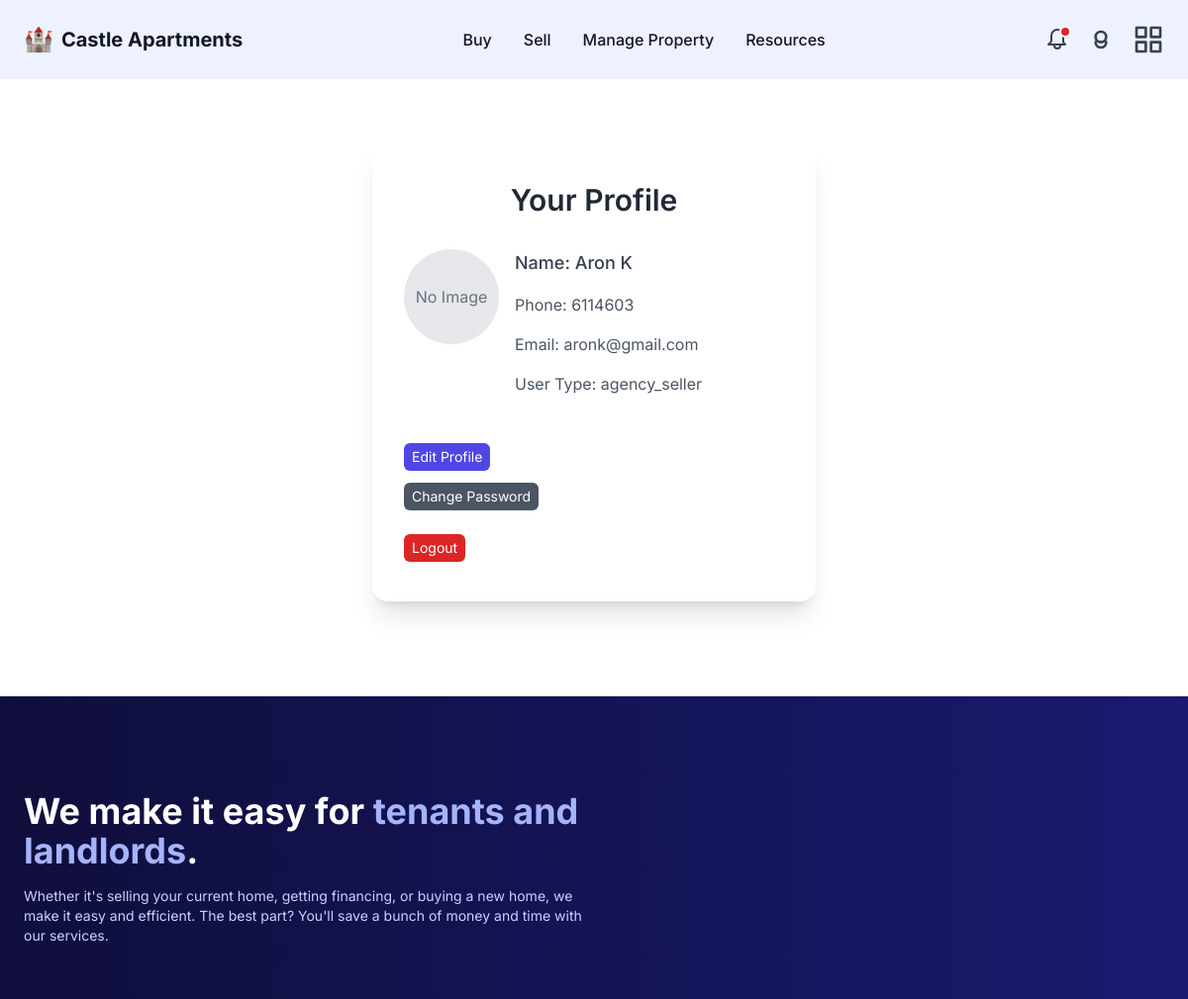
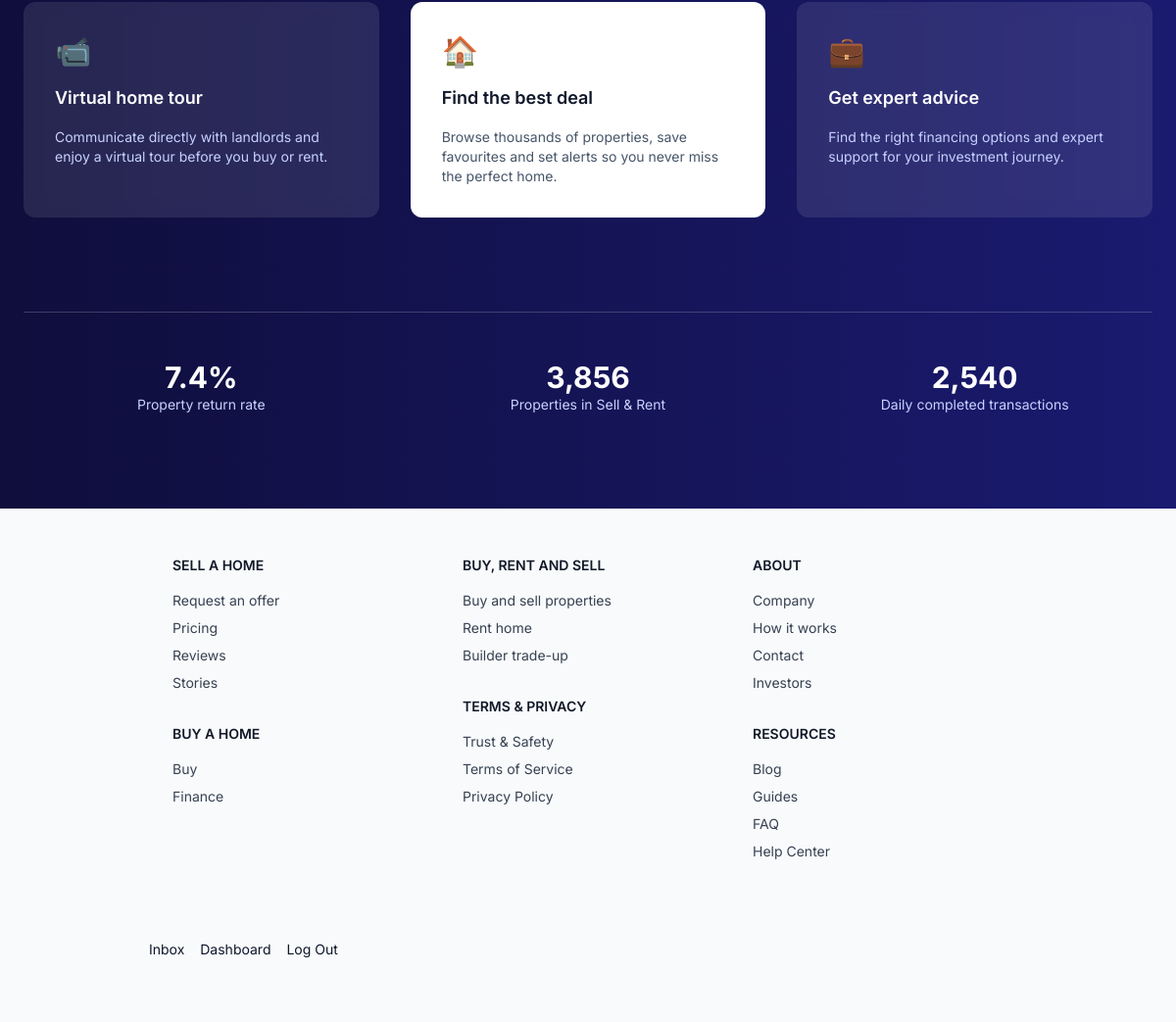
/users/profile/ (signed in), run on the app's committed database (2 pictures, top to bottom).
### users/models.py (models this page shows, shortened)
class User(AbstractUser):
    BUYER = 'buyer'
    INDIVIDUAL_SELLER = 'individual_seller'
    AGENCY_SELLER = 'agency_seller'
    USER_TYPE_CHOICES = [
        (BUYER, 'Buyer'),
        (INDIVIDUAL_SELLER, 'Individual Seller'),
        (AGENCY_SELLER, 'Agency Seller'),
    ]
    phone = models.CharField(max_length=20, blank=True)
    email = models.EmailField('email address', unique=True)
    name = models.CharField('full name', max_length=255, blank=True)
    profile_image = models.ImageField(
        upload_to=user_profile_image_path,
        blank=True,
        null=True,
        help_text='Upload a profile picture.'
    )
    user_type = models.CharField(
        max_length=20,
        choices=USER_TYPE_CHOICES,
        default=BUYER,
        help_text='Designates the type of user.'
    )
    USERNAME_FIELD = 'username'
    REQUIRED_FIELDS = ['email', 'user_type', 'name']

### users/views.py (the view)
# urls.py: path('profile/',           ProfileDetailView.as_view(),           name='profile'),
class ProfileDetailView(LoginRequiredMixin, TemplateView):
    template_name = 'users/profile.html'

### users/templates/users/profile.html (shortened to what this page needs)
{% extends "base.html" %}
{% block content %}
<div class="max-w-md mx-auto mt-16">
  <div class="bg-white shadow-xl rounded-2xl px-8 py-10">
    <h1 class="text-3xl font-semibold text-gray-800 text-center mb-8">Your Profile</h1>
    <div class="flex mb-6">
      {% if user.profile_image %}
        <img src="{{ user.profile_image.url }}" alt="" class="w-24 h-24 rounded-full object-cover mr-4">
      {% else %}
        <div class="w-24 h-24 bg-gray-200 rounded-full mr-4 flex items-center justify-center text-gray-500">
          No Image
        </div>
      {% endif %}
      <div class="flex flex-col gap-4">
        <p class="text-lg font-medium text-gray-700">Name: {{ user.name }}</p>
        <p class="text-md text-gray-600">Phone: {{ user.phone }}</p>
        <p class="text-md text-gray-600">Email: {{ user.email }}</p>
        <p class="text-md text-gray-600">User Type: {{ request.user.user_type }}</p>
      </div>
    </div>
    <div class="flex flex-col gap-3 mt-12 items-start">
        <a href="{% url 'users:profile_edit' %}"
           class="inline-block text-center px-2 py-1 text-sm bg-indigo-600 hover:bg-indigo-700 text-white rounded-md">
            Edit Profile
        </a>
        <a href="{% url 'users:password_change' %}"
           class="inline-block text-center px-2 py-1 text-sm bg-gray-600 hover:bg-gray-700 text-white rounded-md">
            Change Password
        </a>
    </div>
    <div class="flex flex-col gap-3 mt-6 items-start">
        <form method="post" action="{% url 'users:logout' %}">
            <button type="submit"
                    class="px-2 py-1 text-sm bg-red-600 hover:bg-red-700 text-white rounded-md">
                Logout
            </button>
        </form>
    </div>
  </div>
</div>
{% endblock %}

### data on the page
User: name "Aron K", phone "6114603", email "aronk@gmail.com", user.user_type "agency_seller"
